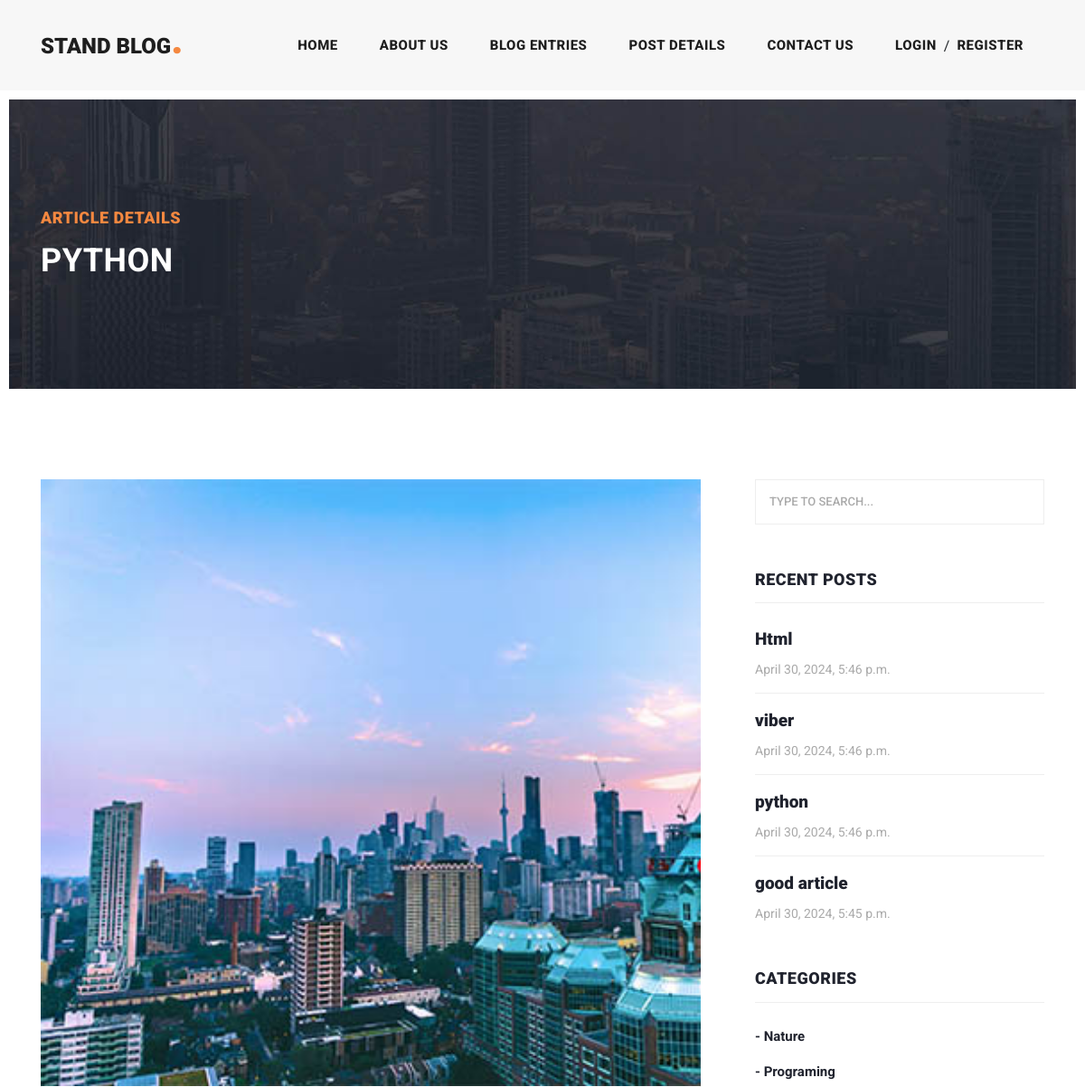
The app's page /articles/detail/python (upper part), older data.
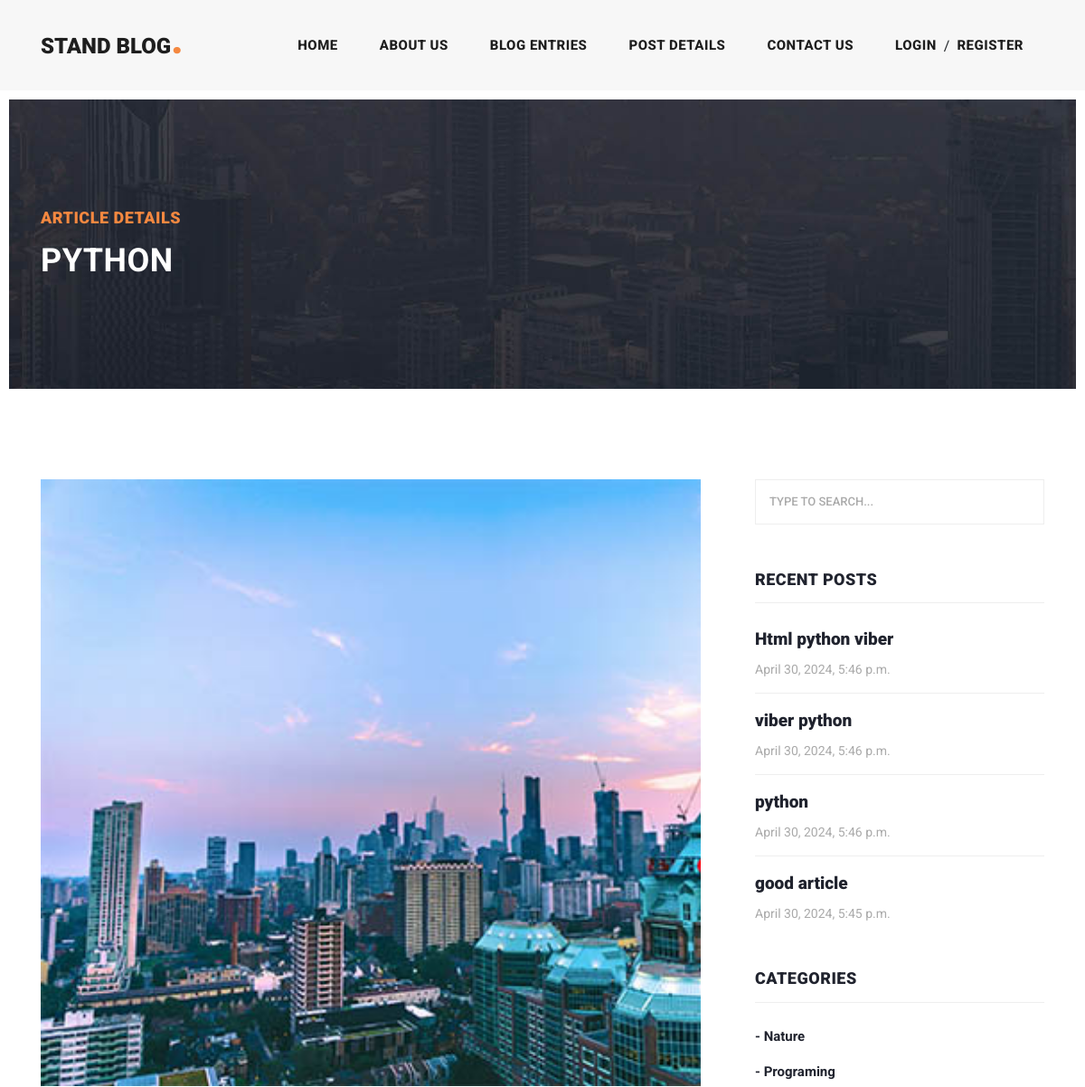
The same page, newer data.
### blog_app/models.py (models this page shows, shortened)
class Article(models.Model):
    auther = models.ForeignKey(User, models.CASCADE, )
    category = models.ManyToManyField(Category, related_name='articles')
    title = models.CharField(max_length=70)
    body = models.TextField()
    image = models.ImageField(upload_to='images/article')
    created = models.DateTimeField(auto_now_add=True)
    updated = models.DateTimeField(auto_now=True)
    slug = models.SlugField(null=True, unique=True, blank=True)
    class Meta:
        ordering = ('created',)

### blog_app/views.py (the view)
# urls.py: path('detail/<slug:slug>', views.post_detail, name='detail'),
def post_detail(request, slug):
    article = get_object_or_404(Article, slug=slug)
    comments = Comment.objects.filter(article=article)
    if request.method == 'POST':
        parent_id = request.POST.get('parent_id')
        body = request.POST.get('body')
        Comment.objects.create(body=body, article=article, user=request.user, parent_id=parent_id)
    return render(request, 'blog_app/article_details.html', context={'article': article, "comments": comments})

### home/context_processor.py (called while the page is built)
def recent_article(request):
    recent_article = Article.objects.order_by('-created')
    categories = Category.objects.all()
    return {'recent': recent_article, 'categories': categories}

### blog_app/templates/blog_app/article_details.html (shortened to what this page needs)
{% extends 'base.html' %}
{% load static %}
{% block content %}
    <div class="heading-page header-text">
      <section class="page-heading">
        <div class="container">
          <div class="row">
            <div class="col-lg-12">
              <div class="text-content">
                <h4>Article Details</h4>
                <h2>{{ article.title }}</h2>
              </div>
            </div>
          </div>
        </div>
      </section>
    </div>
    <section class="blog-posts grid-system">
      <div class="container">
        <div class="row">
          <div class="col-lg-8">
            <div class="all-blog-posts">
              <div class="row">
                <div class="col-lg-12">
                  <div class="blog-post">
                    <div class="blog-thumb">
                      <img src="{{ article.image.url }}" alt="">
                    </div>
                  </div>
                </div>
              </div>
            </div>
          </div>
        {% include 'includes/sidebar.html' %}
        </div>
      </div>
    </section>
{% endblock %}

### templates/includes/sidebar.html (shortened to what this page needs)
<div class="col-lg-4">
    <div class="sidebar">
      <div class="row">
        <div class="col-lg-12">
          <div class="sidebar-item search">
            <form id="search_form" name="gs" method="GET" action="{% url 'blog_app:search_articles' %}">
              <input type="text" name="q" class="searchText" placeholder="type to search..." autocomplete="on">
            </form>
          </div>
        </div>
        <div class="col-lg-12">
          <div class="sidebar-item recent-posts">
            <div class="sidebar-heading">
              <h2>Recent Posts</h2>
            </div>
            <div class="content">
              <ul>
                {% for article in recent %}
                <li><a href="post-details.html">
                    <h5>{{ article.title }}</h5>
                    <span>{{ article.created }}</span>
                  </a></li>
                {% endfor %}
              </ul>
            </div>
          </div>
        </div>
        <div class="col-lg-12">
          <div class="sidebar-item categories">
            <div class="sidebar-heading">
              <h2>Categories</h2>
            </div>
            <div class="content">
              <ul>
                {% for cat in categories %}
                <li><a href="{% url 'blog_app:category_detail' cat.id %}">- {{ cat.title }}</a></li>
                {% endfor %}
              </ul>
            </div>
          </div>
        </div>
      </div>
    </div>
  </div>

Row changes from the older to the newer data that the page shows:
changed Article: title "Html" → "Html python viber"
changed Article: title "viber" → "viber python"
